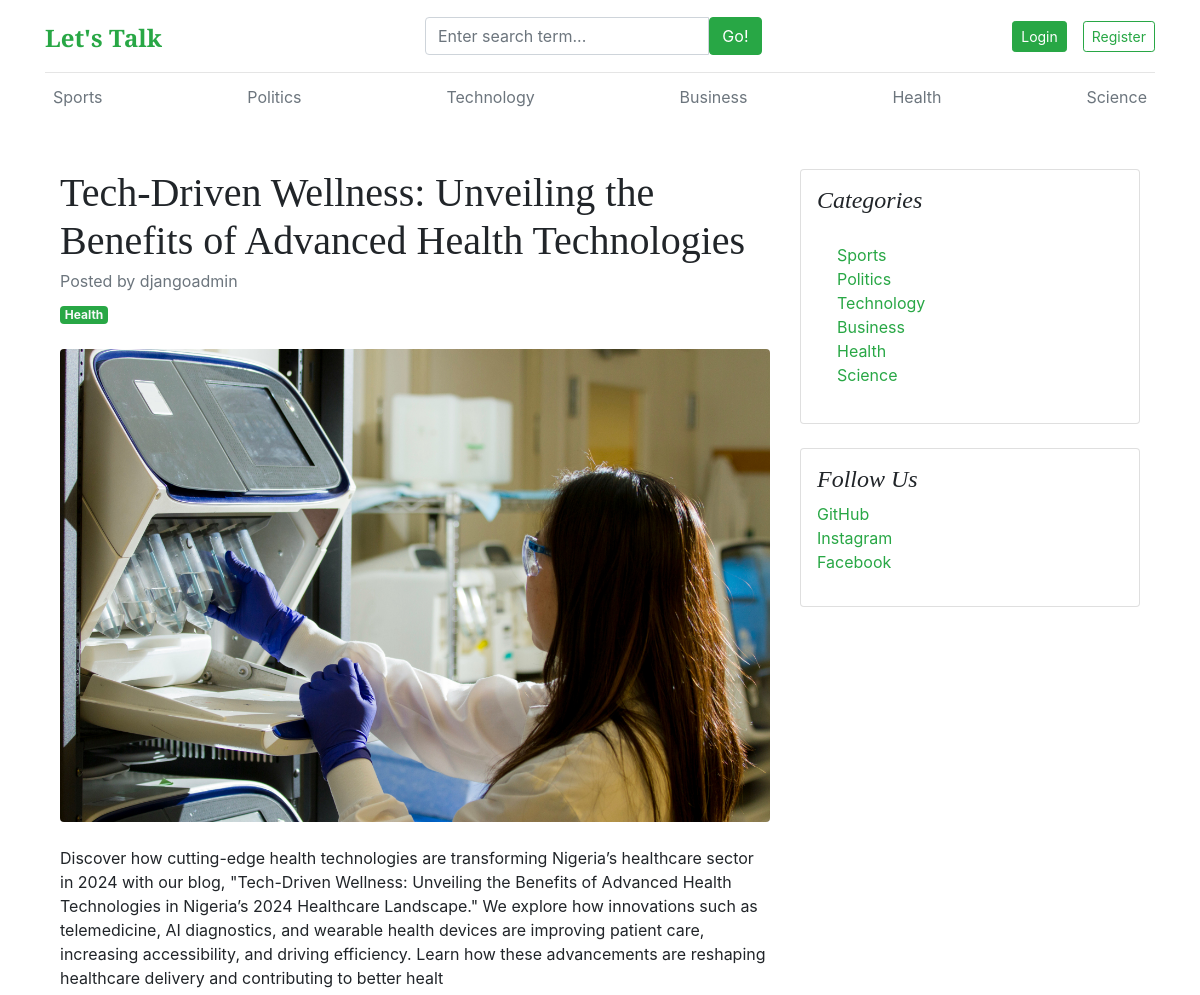
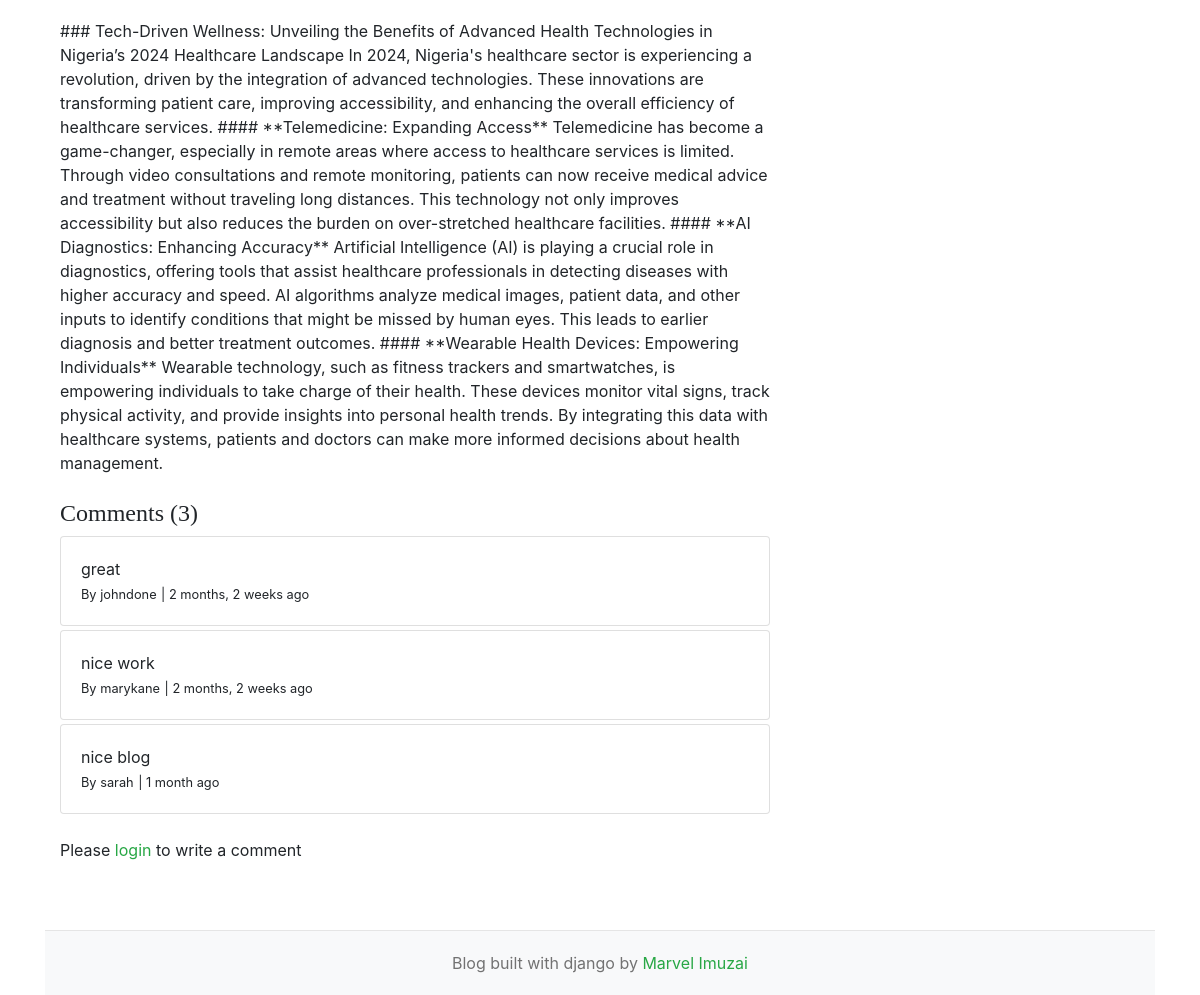
The app's page /blogs/tech-driven-wellness-unveiling-the-benefits-of-advanced-health-technologies/ with its own data (2 pictures, top to bottom).
### blogs/models.py (models this page shows, shortened)
class Category(models.Model):
    category_name = models.CharField(max_length=50, unique=True)
    created_at = models.DateTimeField(auto_now_add=True)
    updated_at = models.DateTimeField(auto_now=True)
    class Meta:
        verbose_name_plural = 'categories'
    def __str__(self) -> str:
        return self.category_name

class Blog(models.Model):
    title = models.CharField(max_length=100)
    slug = models.SlugField(max_length=150, unique=True, blank=True)
    category = models.ForeignKey(Category, on_delete=models.CASCADE)
    author = models.ForeignKey(User, on_delete=models.CASCADE)
    feature_image = models.ImageField(upload_to="uploads/%Y/%m/%d")
    short_description = models.TextField(max_length=500)
    blog_body = models.TextField(max_length=2000)
    status = models.CharField(max_length=20, choices=STATUS_CHOICES, default="Draft")
    is_featured = models.BooleanField(default=False)
    created_at = models.DateTimeField(auto_now_add=True)
    updated_at = models.DateTimeField(auto_now=True)

class Comment(models.Model):
    user = models.ForeignKey(User, on_delete=models.CASCADE)
    blog = models.ForeignKey(Blog, on_delete=models.CASCADE)
    comment = models.TextField(max_length=250)
    created_at = models.DateTimeField(auto_now_add=True)
    updated_at = models.DateTimeField(auto_now=True)
    def __str__(self) -> str:
        return self.comment

### about/models.py (models this page shows, shortened)
class SocialLink(models.Model):
    platform = models.CharField(max_length=25)
    link = models.URLField(max_length=100)
    class Meta:
        verbose_name_plural = 'SocialLink'

### blogs/views.py (the view, shortened to what this page needs)
# urls.py: path("blogs/<slug:slug>/", BlogsView.blogs, name="blogs"),
def blogs(request, slug):
    single_blog = get_object_or_404(Blog, slug=slug, status="Published")
    comments = Comment.objects.filter(blog=single_blog)
    comment_count = comments.count()
    context = {
        "single_blog" : single_blog,
        "comments" : comments,
        "comment_count" : comment_count
    }
    return render(request, "blogs.html", context)

### blogs/context_processors.py (called while the page is built)
def get_categories(request):
    categories = Category.objects.all()
    return dict(categories=categories)

def get_social_links(request):
    social_links = SocialLink.objects.all()
    return dict(social_links=social_links)

### templates/blogs.html
{% extends "base.html" %}
{% block content %}
<div class="container mt-5">
    <div class="row">
        <div class="col-lg-8">
            <article>
                <header class="mb-4">
                    <h1 class="fw-bolder mb-1">{{single_blog.title}}</h1>
                    <div class="text-muted fst-italic mb-2">Posted {{single.created_at}} by {{single_blog.author}}</div>
                    <a class="badge bg-success text-decoration-none text-light" href="#!">{{single_blog.category}}</a>
                </header>
                <figure class="mb-4"><img class="img-fluid rounded" src="{{single_blog.feature_image.url}}" alt="..." /></figure>
                <section class="mb-5">
                    <p class="fs-5 mb-4">{{single_blog.short_description}}</p>
                    <p class="fs-5 mb-4">{{single_blog.blog_body}}</p>
                    <h4> Comments ({{comment_count}}) </h4>
                    {% if comments %}
                        {% for comment in comments %}
                            <div class="card mt-1">
                                <div class="card-body">
                                    <p class="card-text mb-0">{{comment}}</p>
                                    <span>
                                        <small>By {{comment.user}}</small>
                                        <small>| {{comment.created_at | timesince}} ago</small>
                                    </span>
                                </div>
                            </div>
                        {% endfor %}
                    {% else %}
                    No comments yet
                    {% endif %}
                    <br>
                    <div class="form-group">
                        {% if user.is_authenticated %}
                        <form action="" method="POSt">
                            {% csrf_token %}
                            <div class="form-group">
                                <textarea name="comment" class="form-control" placeholder="Write your comment"></textarea>
                                <input type="submit" value="submit" class="btn btn-success mt-2">
                            </div>
                        </form>
                        {% else %}
                        <p>Please <span><a href="{% url "login" %}" class="text-success">login</a></span> to write a comment</p>
                        {% endif %}
                    </div>
                    </section>
            </article>
        </div>
        <div class="col-lg-4">
            <div class="card mb-4 p-3">
                <h4 class="font-italic">Categories</h4>
                <div class="card-body">
                    <div class="row">
                        <div class="col-sm-6">
                            <ul class="list-unstyled mb-0" >
                                {% for cat in categories %}
                                <li><a href="{% url "posts_by_category" cat.id %}" class="text-success">{{cat.category_name}}</a></li>
                                {% endfor %}
                            </ul>
                        </div>
                    </div>
                </div>
            </div>
             {% if social_links %}
            <div class="card mb-4 p-3">
                <h4 class="font-italic">Follow Us</h4>
                <ol class="list-unstyled">
                {% for i in social_links %}
                    <li><a href="{{i.link}}" target="_blank" class="text-success">{{i.platform}}</a></li>
                    {% endfor %}
                </ol>
            </div>
            {% endif%}
        </div>
    </div>
</div>
{% endblock %}

### templates/base.html (shortened to what this page needs)
{% load static %}
<!DOCTYPE html>
<html lang="en">
<head>
    <link href="https://getbootstrap.com/docs/4.0/dist/css/bootstrap.min.css" rel="stylesheet">
    <link href="{% static "css/blog.css" %}" rel="stylesheet">
    <link rel="stylesheet" href="https://cdnjs.cloudflare.com/ajax/libs/font-awesome/4.7.0/css/font-awesome.min.css">
</head>
<body>
    <div class="container">
        <header class="blog-header py-3">
            <div class="row flex-nowrap justify-content-between align-items-center">
                <div class="col-4 pt-1">
                    <a class="blog-header-logo text-success" href="/">Let's Talk</a>
                </div>
                <div class="col-4">
                    <form action="{% url "search" %}" method="GET">
                        <div class="input-group">
                            <input class="form-control " type="text" name="keyword" value="{{keyword}}" placeholder="Enter search term..." aria-label="Enter search term..." aria-describedby="button-search" />
                            <button type="submit" class="btn btn-success" id="button-search" type="button">Go!</button>
                        </div>
                    </form>
                </div>
                <div class="col-4 d-flex justify-content-end align-items-center">
                    {% if not user.is_authenticated %}
                        <a class="btn btn-sm btn-success" href="{% url "login" %}">Login</a>
                        <a class="btn btn-sm btn-outline-success" href="{% url "register" %}">Register</a>
                    {% else %}
                        {% if user.is_staff or user.is_superuser %}
                            <span><a href="{% url "dashboard" %}" class="text-success">Dashboard</a></span>
                            &emsp;
                        {% endif %}
                        <span><a href="{% url "logout" %}" class="text-success">Logout</a></span>
                    {% endif %}
                </div>
            </div>
        </header>
        <div class="nav-scroller py-1 mb-2">
            <nav class="nav d-flex justify-content-between">
                {% for cat in categories %}
                    <a class="p-2 text-muted" href="{% url "posts_by_category" cat.id %}">{{cat.category_name}}</a>
                {% endfor %}
            </nav>
        </div>
        {% block content %}
        {% endblock %}
        <footer class="blog-footer">
            <p> Blog built with django by <a href="#" class="text-success">Marvel Imuzai</a></p>
        </footer>
    </div>
</body>
</html>

### static/css/blog.css (style rules this page uses)
.blog-header { border-bottom: 1px solid #e5e5e5; }
.blog-header-logo { font-family: "Playfair Display", Georgia, "Times New Roman", serif; font-size: 2.25rem; }
h1, h2, h3, h4, h5, h6 { font-family: "Playfair Display", Georgia, "Times New Roman", serif; }
.blog-footer { padding: 2.5rem 0; color: #727272; text-align: center; background-color: #f9f9f9; border-top: .05rem solid #e5e5e5; }
.blog-footer p:last-child { margin-bottom: 0; }

### templates/base.html (style rules this page uses)
.blog-footer { text-align: center; padding: 20px; background-color: #f8f9fa; margin-top: 20px; }
.blog-header-logo { font-weight: bold; font-size: 1.5rem; color: #000; text-decoration: none; }

### records on screen
Category: category_name "Sports"
Category: category_name "Politics"
Category: category_name "Technology"
Category: category_name "Business"
Category: category_name "Health"
Category: category_name "Science"
Blog: title "Tech-Driven Wellness: Unveiling the Benefits of Advanced Health Technologies", author "djangoadmin", category "Health", feature_image (picture), short_description "Discover how cutting-edge health technologies are transforming Nigeria’s healthcare sector in 2024 with our blog, \"Tech-Driven Wellness: Unveiling the Benefits of Advanced Health Technologies in Nigeria’s 2024 Healthcare Landscape.\" We explore how innovations such as telemedicine, AI diagnostics, and wearable health devices are improving patient care, increasing accessibility, and driving efficiency. Learn how these advancements are reshaping healthcare delivery and contributing to better healt", blog_body "### Tech-Driven Wellness: Unveiling the Benefits of Advanced Health Technologies in Nigeria’s 2024 Healthcare Landscape In 2024, Nigeria's healthcare sector is experiencing a revolution, driven by the integration of advanced technologies. These innovations are transforming patient care, improving accessibility, and enhancing the overall efficiency of healthcare services. #### **Telemedicine: Expanding Access** Telemedicine has become a game-changer, especially in remote areas where access to healthcare services is limited. Through video consultations and remote monitoring, patients can now receive medical advice and treatment without traveling long distances. This technology not only…"
Comment: comment "great", user "johndone", created_at "2 months, 2 weeks"
Comment: comment "nice work", user "marykane", created_at "2 months, 2 weeks"
Comment: comment "nice blog", user "sarah", created_at "1 month"
SocialLink: platform "GitHub"
SocialLink: platform "Instagram"
SocialLink: platform "Facebook"

### other values on screen
{{ comment_count }} "3"
